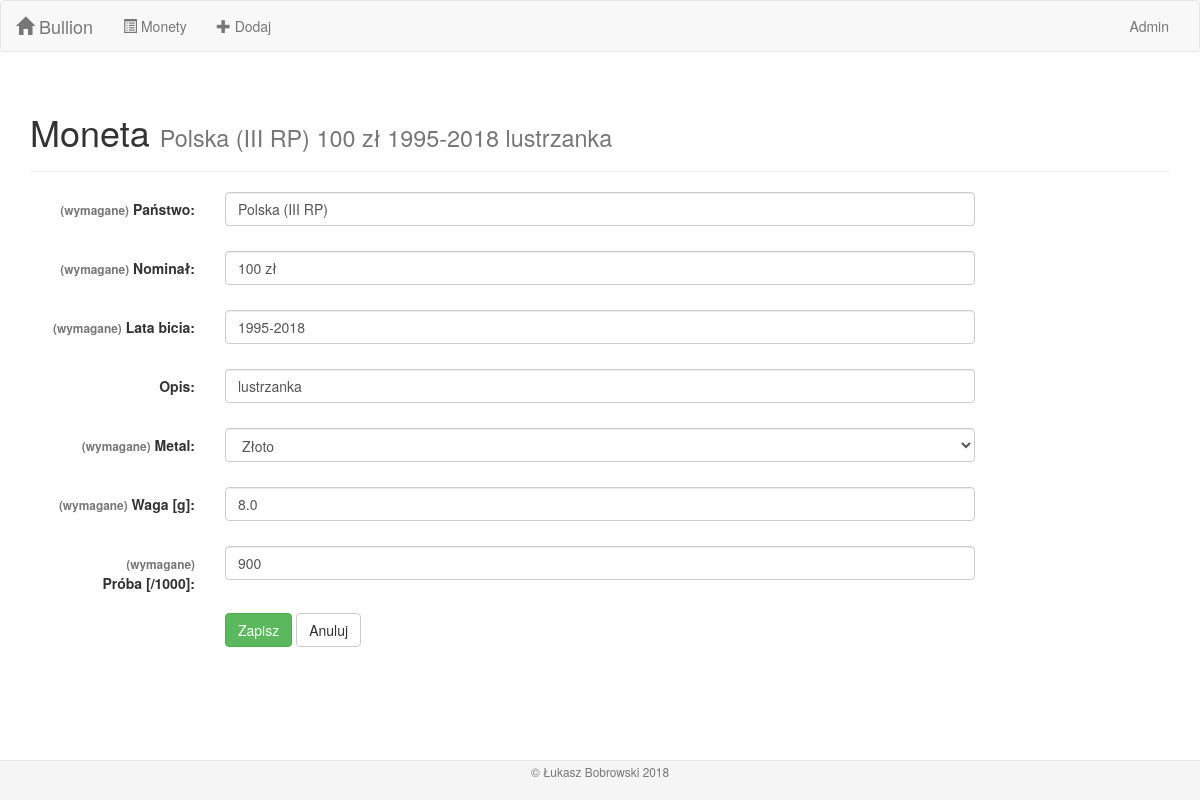
Page /coins/1/edit on the committed database.
### bullion/models.py (models this page shows, shortened)
class Coin(models.Model):
    country = models.CharField(max_length=100, verbose_name='państwo')
    face_value = models.CharField(max_length=100, verbose_name='nominał')
    mint_years = models.CharField(max_length=100, verbose_name='lata bicia')
    description = models.CharField(max_length=200, blank=True, default='', verbose_name='opis')
    metal = models.ForeignKey(Metal, on_delete=models.CASCADE, verbose_name='metal')
    weight = models.FloatField(validators=[MinValueValidator(0.01)], verbose_name='waga [g]')
    fineness = models.IntegerField(validators=[MinValueValidator(10), MaxValueValidator(1000)],
                                   verbose_name='próba [/1000]')
    class Meta:
        verbose_name = 'Moneta'
        verbose_name_plural = 'Monety'
    def inline_text(self):
        fields = [self.country, self.face_value, self.mint_years, self.description]
        return ' '.join(str(f) for f in fields)

### bullion/views.py (the view)
# urls.py: path('coins/<int:pk>/edit', views.CoinUpdateView.as_view(), name='coin_update'),
class CoinUpdateView(UpdateView):
    model = models.Coin
    form_class = forms.CoinModelForm

### bullion/forms.py
class CoinModelForm(BootstrapModelForm):
    class Meta:
        model = models.Coin
        fields = '__all__'

### bullion/models.py (called while the page is built)
    def __str__(self):
        return self.name

### bullion/templates/bullion/coin_form.html (shortened to what this page needs)
{% extends 'bullion/base.html' %}
{% block content %}
{% load l10n %}
<div class="container">
    <div class="page-header">
        {% if coin.pk %}
            <h1>Moneta <small>{{ coin.inline_text }}</small></h1>
        {% else %}
            <h1>Nowa Moneta</h1>
        {% endif %}
    </div>
    <form class="form-horizontal" action="" method="post" enctype="multipart/form-data">
        {% for field in form %}
            <div class="form-group {% if field.errors %}has-error{% endif %}">
                <label class="control-label col-sm-2">
                    {% if field.field.required %}<span class="font-weight-normal small text-muted">(wymagane)</span>{% endif %}
                    {{ field.label_tag }}
                </label>
                <div class="col-sm-8">
                    {{ field }}
                </div>
            </div>
        {% endfor %}
        <div class="form-group">
            <div class="col-sm-offset-2 col-sm-8">
                <button type="submit" class="btn btn-success">Zapisz</button>
                <button onclick="window.history.back();" class="btn btn-default" type="button">Anuluj</button>
            </div>
        </div>
    </form>
</div>
{% endblock %}

### bullion/static/bullion/style.css (style rules this page uses)
html { position: relative; min-height: 100%; }
body { margin-bottom: 50px; }

### rows in the picture
Coin: inline_text "Polska (III RP) 100 zł 1995-2018 lustrzanka", form "Polska (III RP)" "100 zł" "1995-2018" "lustrzanka" "Złoto" "8.0" "900"

### other values in the picture
{{ field.label_tag }} "Państwo:" "Nominał:" "Lata bicia:" "Opis:" "Metal:" "Waga [g]:" "Próba [/1000]:"
